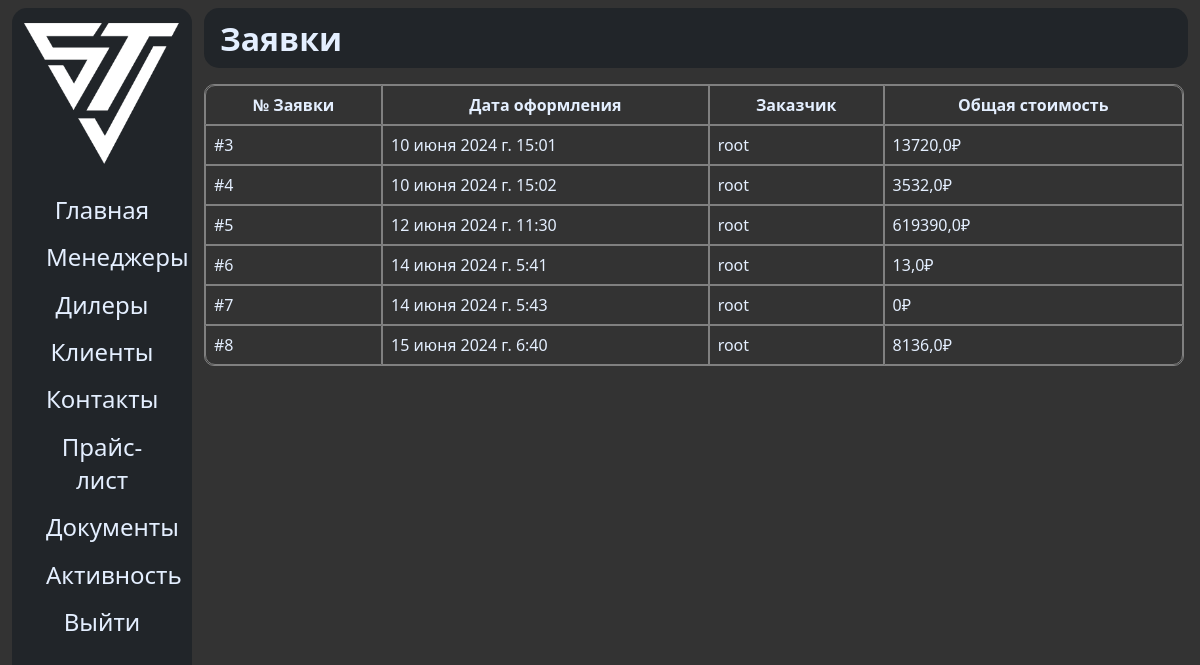
The app's page /orders (signed in) with its own data.
### sinotruk/models.py (models this page shows, shortened)
class Order(models.Model):
	user = models.ForeignKey(CustomUser, on_delete=models.CASCADE, verbose_name='Заказчик', related_name='orderer')
	date = models.DateTimeField(auto_now_add=True, null=True, blank=True)

class CustomUser(AbstractBaseUser):
	username = models.CharField(verbose_name='Имя пользователя', max_length=150, null=False, default=None, unique=True)
	email = models.EmailField(unique=True, null=True, default=None, blank=True)
	is_staff = models.BooleanField(default=False)
	is_superuser = models.BooleanField(default=False)
	is_active = models.BooleanField(default=True)
	name = models.CharField(verbose_name='Имя', max_length=150, null=True, default=None, blank=True)
	surname = models.CharField(verbose_name='Фамилия', max_length=150, null=True, default=None, blank=True)
	clear_password = models.CharField(max_length=255, null=True, default=None, verbose_name='Пароль')
	role = models.CharField(verbose_name='Роль', max_length=150, null=True, default='CLIENT', choices=ROLES_CHOICES)
	sub_role = models.CharField(verbose_name='Задача', max_length=100, null=True, default=None, blank=True)
	dealer_name = models.CharField(verbose_name='Фирма', max_length=255, null=True, default=None, blank=True)
	objects = CustomUserManager()
	USERNAME_FIELD = 'username'
	class Meta:
		db_table = 'auth_user'
		verbose_name = 'Пользователь'
		verbose_name_plural = 'Пользователи'

### sinotruk/views.py (the view)
# urls.py: path('orders', main_orders),
def main_orders(request):
	if request.user.is_authenticated:
		class OrderView:
			def __init__(self, order):
				self.order = order
				self.total_price = sum([
					(x.product.price * x.count) for x in OrderItem.objects.filter(order=order)
				])
		orders = [OrderView(x) for x in Order.objects.all()]
		return render(request, 'main/orders.html', {
			'orders': orders
		})
	else:
		HttpResponseRedirect('/login')

### templates/main/orders.html (shortened to what this page needs)
{% extends 'main/base.html' %}
{% load static %}
{% block navbar %}
    <h1>Заявки</h1>
{% endblock %}
{% block content %}
    <div class="orders_block">
        <table class="my_table">
            <thead>
                <tr>
                    <th>№ Заявки</th>
                    <th>Дата оформления</th>
                    <th>Заказчик</th>
                    <th>Общая стоимость</th>
                </tr>
            </thead>
            <tbody>
                {% for ord in orders %}
                    <tr class="order-tr" onclick="window.location.href='orders/{{ ord.order.id }}'">
                        <td>#{{ ord.order.id }}</td>
                        <td>{{ ord.order.date }}</td>
                        <td>{{ ord.order.user.username }}</td>
                        <td>{{ ord.total_price }}₽</td>
                    </tr>
                {% endfor %}
            </tbody>
        </table>
    </div>
{% endblock %}

### static/css/base.css (style rules this page uses)
:root { --bs-font-sans-serif: system-ui, -apple-system, "Segoe UI", Roboto, "Helvetica Neue", Arial, "Noto Sans", "Liberation Sans", sans-serif, "Apple Color Emoji", "Segoe UI Emoji", "Segoe UI Symbol", "Noto Color Emoji"; }
* { font-family: var(--bs-font-sans-serif); color: #e4efff; }
html, body { margin: 0; padding: 0; background-color: #333333; }
.navbar > h1 { margin-left: 1rem; }
table, tbody { width: 100%; margin: 0; padding: 0; }
table, thead, tbody, tr, th, td { border: 1px solid gray; }
th, td { padding: 0.5rem; }
.my_table { border-collapse: separate; border-spacing: 0; border: 1px solid gray; border-radius: 10px; -moz-border-radius: 10px; -webkit-border-radius: 10px; }
.my_table tr:first-of-type th:first-of-type { border-top-left-radius: 10px; }
.my_table tr:first-of-type th:last-of-type { border-top-right-radius: 10px; }
.my_table tr:last-of-type td:first-of-type { border-bottom-left-radius: 10px; }
.my_table tr:last-of-type td:last-of-type { border-bottom-right-radius: 10px; }
.order-tr { cursor: pointer; }

### records on screen
Order: order.id "3", order "10 июня 2024 г. 15:01", order.user.username "root"
Order: order.id "4", order "10 июня 2024 г. 15:02", order.user.username "root"
Order: order.id "5", order "12 июня 2024 г. 11:30", order.user.username "root"
Order: order.id "6", order "14 июня 2024 г. 5:41", order.user.username "root"
Order: order.id "7", order "14 июня 2024 г. 5:43", order.user.username "root"
Order: order.id "8", order "15 июня 2024 г. 6:40", order.user.username "root"

### other values on screen
{{ ord.total_price }} "13720,0" "3532,0" "619390,0" "13,0" "0" "8136,0"
